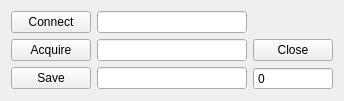
   <widget class="QWidget" name="gridLayoutWidget">
    <property name="geometry">
     <rect>
      <x>20</x>
      <y>70</y>
      <width>331</width>
      <height>71</height>
     </rect>
    </property>
    <layout class="QGridLayout" name="gridLayout_3">
     <item row="1" column="2">
      <widget class="QLineEdit" name="statusEdit">
       <property name="autoFillBackground">
        <bool>true</bool>
       </property>
       <property name="styleSheet">
        <string notr="true"/>
       </property>
       <property name="locale">
        <locale language="English" country="UnitedKingdom"/>
       </property>
       <property name="text">
        <string/>
       </property>
       <property name="alignment">
        <set>Qt::AlignCenter</set>
       </property>
      </widget>
     </item>
     <item row="0" column="2">
      <widget class="QLineEdit" name="connectedEdit">
       <property name="autoFillBackground">
        <bool>true</bool>
       </property>
       <property name="styleSheet">
        <string notr="true"/>
       </property>
       <property name="locale">
        <locale language="English" country="UnitedKingdom"/>
       </property>
       <property name="text">
        <string/>
       </property>
       <property name="alignment">
        <set>Qt::AlignCenter</set>
       </property>
      </widget>
     </item>
     <item row="2" column="2">
      <widget class="QLineEdit" name="resultfileEdit">
       <property name="sizePolicy">
        <sizepolicy hsizetype="Expanding" vsizetype="Fixed">
         <horstretch>0</horstretch>
         <verstretch>0</verstretch>
        </sizepolicy>
       </property>
       <property name="minimumSize">
        <size>
         <width>150</width>
         <height>0</height>
        </size>
       </property>
       <property name="autoFillBackground">
        <bool>true</bool>
       </property>
       <property name="styleSheet">
        <string notr="true"/>
       </property>
       <property name="locale">
        <locale language="English" country="UnitedKingdom"/>
       </property>
       <property name="text">
        <string/>
       </property>
       <property name="alignment">
        <set>Qt::AlignCenter</set>
       </property>
      </widget>
     </item>
     <item row="1" column="0">
      <widget class="QPushButton" name="acquireButton">
       <property name="maximumSize">
        <size>
         <width>16777215</width>
         <height>16777215</height>
        </size>
       </property>
       <property name="styleSheet">
        <string notr="true"/>
       </property>
       <property name="locale">
        <locale language="English" country="UnitedKingdom"/>
       </property>
       <property name="text">
        <string>Acquire</string>
       </property>
       <property name="checkable">
        <bool>true</bool>
       </property>
       <property name="checked">
        <bool>false</bool>
       </property>
       <property name="flat">
        <bool>false</bool>
       </property>
      </widget>
     </item>
     <item row="2" column="0">
      <widget class="QPushButton" name="saveButton">
       <property name="maximumSize">
        <size>
         <width>16777215</width>
         <height>16777215</height>
        </size>
       </property>
       <property name="styleSheet">
        <string notr="true"/>
       </property>
       <property name="locale">
        <locale language="English" country="UnitedKingdom"/>
       </property>
       <property name="text">
        <string>Save</string>
       </property>
      </widget>
     </item>
     <item row="0" column="0">
      <widget class="QPushButton" name="connectButton">
       <property name="styleSheet">
        <string notr="true"/>
       </property>
       <property name="locale">
        <locale language="English" country="UnitedKingdom"/>
       </property>
       <property name="text">
        <string>Connect</string>
       </property>
      </widget>
     </item>
     <item row="2" column="3">
      <widget class="QSpinBox" name="filecounterSpinBox">
       <property name="buttonSymbols">
        <enum>QAbstractSpinBox::NoButtons</enum>
       </property>
      </widget>
     </item>
     <item row="1" column="3">
      <widget class="QPushButton" name="closeButton">
       <property name="maximumSize">
        <size>
         <width>16777215</width>
         <height>16777215</height>
        </size>
       </property>
       <property name="styleSheet">
        <string notr="true"/>
       </property>
       <property name="locale">
        <locale language="English" country="UnitedKingdom"/>
       </property>
       <property name="text">
        <string>Close</string>
       </property>
      </widget>
     </item>
    </layout>
   </widget>
